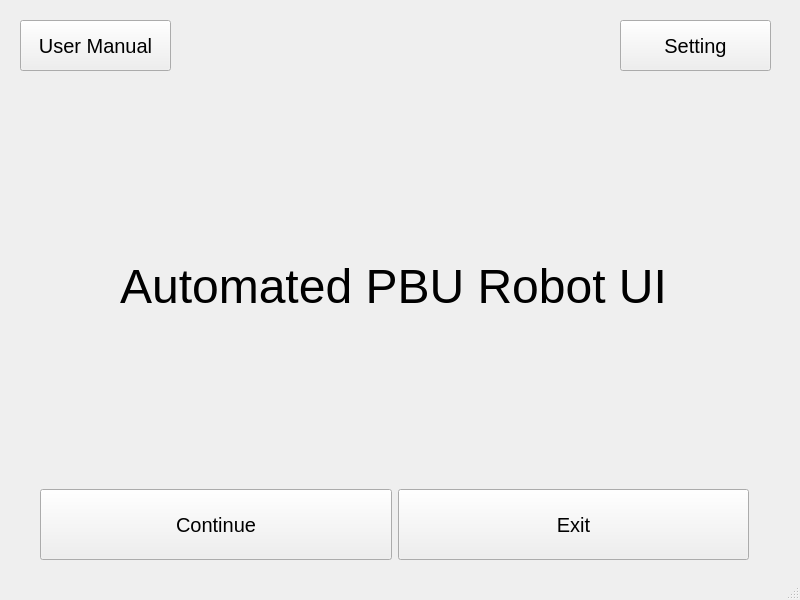
<?xml version="1.0" encoding="UTF-8"?>
<ui version="4.0">
 <class>MainWindow</class>
 <widget class="QMainWindow" name="MainWindow">
  <property name="geometry">
   <rect>
    <x>0</x>
    <y>0</y>
    <width>800</width>
    <height>600</height>
   </rect>
  </property>
  <property name="windowTitle">
   <string>mainframe</string>
  </property>
  <widget class="QWidget" name="centralwidget">
   <property name="sizePolicy">
    <sizepolicy hsizetype="Expanding" vsizetype="Expanding">
     <horstretch>1</horstretch>
     <verstretch>1</verstretch>
    </sizepolicy>
   </property>
   <widget class="QStackedWidget" name="stackedWidget_main">
    <property name="geometry">
     <rect>
      <x>0</x>
      <y>10</y>
      <width>800</width>
      <height>600</height>
     </rect>
    </property>
    <widget class="QWidget" name="mainconfiguration">
     <widget class="QPushButton" name="SettingButton">
      <property name="geometry">
       <rect>
        <x>620</x>
        <y>10</y>
        <width>151</width>
        <height>51</height>
       </rect>
      </property>
      <property name="sizePolicy">
       <sizepolicy hsizetype="Expanding" vsizetype="Expanding">
        <horstretch>0</horstretch>
        <verstretch>0</verstretch>
       </sizepolicy>
      </property>
      <property name="font">
       <font>
        <pointsize>15</pointsize>
       </font>
      </property>
      <property name="text">
       <string>Setting</string>
      </property>
     </widget>
     <widget class="QStackedWidget" name="stackedWidget">
      <property name="geometry">
       <rect>
        <x>0</x>
        <y>79</y>
        <width>800</width>
        <height>481</height>
       </rect>
      </property>
      <property name="sizePolicy">
       <sizepolicy hsizetype="Expanding" vsizetype="Expanding">
        <horstretch>1</horstretch>
        <verstretch>1</verstretch>
       </sizepolicy>
      </property>
      <property name="font">
       <font>
        <pointsize>11</pointsize>
       </font>
      </property>
      <property name="currentIndex">
       <number>0</number>
      </property>
      <widget class="QWidget" name="mainmenu">
       <property name="sizePolicy">
        <sizepolicy hsizetype="Expanding" vsizetype="Expanding">
         <horstretch>0</horstretch>
         <verstretch>0</verstretch>
        </sizepolicy>
       </property>
       <widget class="QLabel" name="QTitle">
        <property name="geometry">
         <rect>
          <x>40</x>
          <y>170</y>
          <width>707</width>
          <height>55</height>
         </rect>
        </property>
        <property name="text">
         <string>&lt;html&gt;&lt;head/&gt;&lt;body&gt;&lt;p&gt;&lt;span style=&quot; font-size:36pt;&quot;&gt;Automated PBU Robot UI&lt;/span&gt;&lt;/p&gt;&lt;/body&gt;&lt;/html&gt;</string>
        </property>
        <property name="scaledContents">
         <bool>false</bool>
        </property>
        <property name="alignment">
         <set>Qt::AlignCenter</set>
        </property>
       </widget>
       <widget class="QWidget" name="layoutWidget">
        <property name="geometry">
         <rect>
          <x>40</x>
          <y>400</y>
          <width>709</width>
          <height>71</height>
         </rect>
        </property>
        <layout class="QHBoxLayout" name="horizontalLayout">
         <item>
          <widget class="QPushButton" name="menuStartButton">
           <property name="sizePolicy">
            <sizepolicy hsizetype="Minimum" vsizetype="Expanding">
             <horstretch>0</horstretch>
             <verstretch>0</verstretch>
            </sizepolicy>
           </property>
           <property name="font">
            <font>
             <pointsize>15</pointsize>
            </font>
           </property>
           <property name="text">
            <string>Continue</string>
           </property>
           <property name="checkable">
            <bool>false</bool>
           </property>
          </widget>
         </item>
         <item>
          <widget class="QPushButton" name="menuCloseButton">
           <property name="sizePolicy">
            <sizepolicy hsizetype="Minimum" vsizetype="Expanding">
             <horstretch>0</horstretch>
             <verstretch>0</verstretch>
            </sizepolicy>
           </property>
           <property name="font">
            <font>
             <pointsize>15</pointsize>
            </font>
           </property>
           <property name="text">
            <string>Exit</string>
           </property>
           <property name="checkable">
            <bool>false</bool>
           </property>
          </widget>
         </item>
        </layout>
       </widget>
      </widget>
      <widget class="QWidget" name="page">
       <property name="sizePolicy">
        <sizepolicy hsizetype="Expanding" vsizetype="Expanding">
         <horstretch>0</horstretch>
         <verstretch>0</verstretch>
        </sizepolicy>
       </property>
       <widget class="QWidget" name="horizontalLayoutWidget">
        <property name="geometry">
         <rect>
          <x>0</x>
          <y>10</y>
          <width>791</width>
          <height>72</height>
         </rect>
        </property>
        <layout class="QHBoxLayout" name="horizontalLayout_18" stretch="2,1">
         <item>
          <widget class="QTextEdit" name="excelfilpathtext"/>
         </item>
         <item>
          <widget class="QPushButton" name="excelFilePathButton">
           <property name="sizePolicy">
            <sizepolicy hsizetype="Minimum" vsizetype="Expanding">
             <horstretch>0</horstretch>
             <verstretch>0</verstretch>
            </sizepolicy>
           </property>
           <property name="text">
            <string>Insert Excel File</string>
           </property>
          </widget>
         </item>
        </layout>
       </widget>
       <widget class="QWidget" name="horizontalLayoutWidgetPage2">
        <property name="geometry">
         <rect>
          <x>0</x>
          <y>90</y>
          <width>791</width>
          <height>381</height>
         </rect>
        </property>
        <layout class="QHBoxLayout" name="horizontalLayout_20" stretch="1,1">
         <item>
          <layout class="QVBoxLayout" name="verticalLayout_17" stretch="2,1">
           <item>
            <widget class="QListView" name="Selectivefilelistview">
             <property name="sizePolicy">
              <sizepolicy hsizetype="Expanding" vsizetype="MinimumExpanding">
               <horstretch>0</horstretch>
               <verstretch>0</verstretch>
              </sizepolicy>
             </property>
            </widget>
           </item>
           <item>
            <layout class="QHBoxLayout" name="horizontalLayout_8">
             <item>
              <widget class="QPushButton" name="FilePathButton">
               <property name="sizePolicy">
                <sizepolicy hsizetype="Minimum" vsizetype="Expanding">
                 <horstretch>0</horstretch>
                 <verstretch>0</verstretch>
                </sizepolicy>
               </property>
               <property name="text">
                <string>File_Path</string>
               </property>
              </widget>
             </item>
             <item>
              <widget class="QPushButton" name="BacktoMenuButton">
               <property name="sizePolicy">
                <sizepolicy hsizetype="Minimum" vsizetype="Expanding">
                 <horstretch>0</horstretch>
                 <verstretch>0</verstretch>
                </sizepolicy>
               </property>
               <property name="text">
                <string>Back To Menu</string>
               </property>
              </widget>
             </item>
             <item>
              <widget class="QPushButton" name="NextButton_Page_2">
               <property name="sizePolicy">
                <sizepolicy hsizetype="Minimum" vsizetype="Expanding">
                 <horstretch>0</horstretch>
                 <verstretch>0</verstretch>
                </sizepolicy>
               </property>
               <property name="text">
                <string>Next</string>
               </property>
              </widget>
             </item>
            </layout>
           </item>
          </layout>
         </item>
         <item>
          <layout class="QHBoxLayout" name="horizontalLayout_2" stretch="0">
           <item>
            <widget class="QFrame" name="pyvistaframe">
             <property name="sizePolicy">
              <sizepolicy hsizetype="Preferred" vsizetype="Preferred">
               <horstretch>0</horstretch>
               <verstretch>0</verstretch>
              </sizepolicy>
             </property>
             <property name="frameShape">
              <enum>QFrame::StyledPanel</enum>
             </property>
             <property name="frameShadow">
              <enum>QFrame::Raised</enum>
             </property>
            </widget>
           </item>
          </layout>
         </item>
        </layout>
       </widget>
      </widget>
      <widget class="QWidget" name="page_2">
       <property name="sizePolicy">
        <sizepolicy hsizetype="Expanding" vsizetype="Expanding">
         <horstretch>0</horstretch>
         <verstretch>0</verstretch>
        </sizepolicy>
       </property>
       <widget class="QLabel" name="Itemlabel">
        <property name="geometry">
         <rect>
          <x>10</x>
          <y>10</y>
          <width>781</width>
          <height>17</height>
         </rect>
        </property>
        <property name="sizePolicy">
         <sizepolicy hsizetype="Preferred" vsizetype="Preferred">
          <horstretch>0</horstretch>
          <verstretch>0</verstretch>
         </sizepolicy>
        </property>
        <property name="text">
         <string>Product :</string>
        </property>
       </widget>
       <widget class="QWidget" name="layoutWidgetpage3">
        <property name="geometry">
         <rect>
          <x>0</x>
          <y>30</y>
          <width>801</width>
          <height>451</height>
         </rect>
        </property>
        <layout class="QHBoxLayout" name="horizontalLayout_16" stretch="1,1">
         <item>
          <layout class="QVBoxLayout" name="verticalLayout_4" stretch="2,1">
           <item>
            <layout class="QVBoxLayout" name="verticalLayout_18" stretch="1,1,1">
             <item>
              <widget class="QPushButton" name="seq1Button">
               <property name="sizePolicy">
                <sizepolicy hsizetype="Minimum" vsizetype="MinimumExpanding">
                 <horstretch>0</horstretch>
                 <verstretch>0</verstretch>
                </sizepolicy>
               </property>
               <property name="font">
                <font>
                 <pointsize>30</pointsize>
                </font>
               </property>
               <property name="text">
                <string>Sequence 1</string>
               </property>
              </widget>
             </item>
             <item>
              <widget class="QPushButton" name="seq2Button">
               <property name="sizePolicy">
                <sizepolicy hsizetype="Minimum" vsizetype="MinimumExpanding">
                 <horstretch>0</horstretch>
                 <verstretch>0</verstretch>
                </sizepolicy>
               </property>
               <property name="font">
                <font>
                 <pointsize>30</pointsize>
                </font>
               </property>
               <property name="text">
                <string>Sequence 2</string>
               </property>
              </widget>
             </item>
             <item>
              <widget class="QPushButton" name="seq3Button">
               <property name="sizePolicy">
                <sizepolicy hsizetype="Minimum" vsizetype="MinimumExpanding">
                 <horstretch>0</horstretch>
                 <verstretch>0</verstretch>
                </sizepolicy>
               </property>
               <property name="font">
                <font>
                 <pointsize>30</pointsize>
                </font>
               </property>
               <property name="text">
                <string>Sequence 3</string>
               </property>
              </widget>
             </item>
            </layout>
           </item>
           <item>
            <layout class="QHBoxLayout" name="horizontalLayout_9">
             <item>
              <widget class="QPushButton" name="NextButton_Page_3">
               <property name="sizePolicy">
                <sizepolicy hsizetype="Minimum" vsizetype="Expanding">
                 <horstretch>0</horstretch>
                 <verstretch>0</verstretch>
                </sizepolicy>
               </property>
               <property name="text">
                <string>Next</string>
               </property>
              </widget>
             </item>
             <item>
              <widget class="QPushButton" name="BackButton_Page_2">
               <property name="sizePolicy">
                <sizepolicy hsizetype="Minimum" vsizetype="Expanding">
                 <horstretch>0</horstretch>
                 <verstretch>0</verstretch>
                </sizepolicy>
               </property>
               <property name="text">
                <string>Back</string>
               </property>
              </widget>
             </item>
            </layout>
           </item>
          </layout>
         </item>
         <item>
          <layout class="QHBoxLayout" name="horizontalLayout_4">
           <item>
            <widget class="QFrame" name="pyvistaframe_2">
             <property name="frameShape">
              <enum>QFrame::StyledPanel</enum>
             </property>
             <property name="frameShadow">
              <enum>QFrame::Raised</enum>
             </property>
            </widget>
           </item>
          </layout>
         </item>
        </layout>
       </widget>
      </widget>
      <widget class="QWidget" name="page_3">
       <property name="sizePolicy">
        <sizepolicy hsizetype="Expanding" vsizetype="Expanding">
         <horstretch>0</horstretch>
         <verstretch>0</verstretch>
        </sizepolicy>
       </property>
       <widget class="QWidget" name="horizontalLayoutWidgetpage4">
        <property name="geometry">
         <rect>
          <x>0</x>
          <y>280</y>
          <width>791</width>
          <height>201</height>
         </rect>
        </property>
        <layout class="QHBoxLayout" name="horizontalLayout_3" stretch="2,1,1">
         <item>
          <layout class="QHBoxLayout" name="horizontalLayout_17" stretch="0">
           <property name="sizeConstraint">
            <enum>QLayout::SetNoConstraint</enum>
           </property>
           <item>
            <layout class="QVBoxLayout" name="verticalLayout_6" stretch="2,1">
             <item>
              <layout class="QVBoxLayout" name="verticalLayout_21" stretch="1,1,0">
               <property name="sizeConstraint">
                <enum>QLayout::SetNoConstraint</enum>
               </property>
               <item>
                <widget class="QLabel" name="Stagelabel">
                 <property name="text">
                  <string>Stage</string>
                 </property>
                </widget>
               </item>
               <item>
                <widget class="QLabel" name="Itemlabel_2">
                 <property name="text">
                  <string>Product:</string>
                 </property>
                 <property name="wordWrap">
                  <bool>true</bool>
                 </property>
                </widget>
               </item>
               <item>
                <layout class="QHBoxLayout" name="horizontalLayout_19"/>
               </item>
              </layout>
             </item>
             <item>
              <layout class="QHBoxLayout" name="horizontalLayout_10" stretch="1,1">
               <item>
                <widget class="QPushButton" name="ConfirmButton">
                 <property name="sizePolicy">
                  <sizepolicy hsizetype="Minimum" vsizetype="Expanding">
                   <horstretch>0</horstretch>
                   <verstretch>0</verstretch>
                  </sizepolicy>
                 </property>
                 <property name="text">
                  <string>Confirm</string>
                 </property>
                </widget>
               </item>
               <item>
                <widget class="QPushButton" name="BackButton_2">
                 <property name="sizePolicy">
                  <sizepolicy hsizetype="Minimum" vsizetype="Expanding">
                   <horstretch>0</horstretch>
                   <verstretch>0</verstretch>
                  </sizepolicy>
                 </property>
                 <property name="text">
                  <string>Back</string>
                 </property>
                </widget>
               </item>
              </layout>
             </item>
            </layout>
           </item>
          </layout>
         </item>
         <item>
          <layout class="QVBoxLayout" name="verticalLayout_22" stretch="1,1,1">
           <item>
            <widget class="QLabel" name="label_2">
             <property name="text">
              <string>Click Mouse Display</string>
             </property>
            </widget>
           </item>
           <item>
            <layout class="QHBoxLayout" name="horizontalLayout_13" stretch="0,0">
             <item>
              <widget class="QLabel" name="titleXlabel">
               <property name="text">
                <string>Width:</string>
               </property>
              </widget>
             </item>
             <item>
              <widget class="QLabel" name="Xlabel">
               <property name="text">
                <string>800</string>
               </property>
              </widget>
             </item>
            </layout>
           </item>
           <item>
            <layout class="QHBoxLayout" name="horizontalLayout_14" stretch="0,0">
             <item>
              <widget class="QLabel" name="titleYlabel">
               <property name="text">
                <string>Height:</string>
               </property>
              </widget>
             </item>
             <item>
              <widget class="QLabel" name="Ylabel">
               <property name="text">
                <string>800</string>
               </property>
              </widget>
             </item>
            </layout>
           </item>
          </layout>
         </item>
         <item>
          <layout class="QVBoxLayout" name="verticalLayout_20" stretch="1,1,1,1">
           <item>
            <widget class="QLabel" name="displaybeforelabel">
             <property name="text">
              <string>Camera Display</string>
             </property>
            </widget>
           </item>
           <item>
            <layout class="QHBoxLayout" name="horizontalLayout_5" stretch="0,0">
             <item>
              <widget class="QLabel" name="titleXlabel_2">
               <property name="text">
                <string>Width:</string>
               </property>
               <property name="wordWrap">
                <bool>true</bool>
               </property>
              </widget>
             </item>
             <item>
              <widget class="QLabel" name="Xlabel_2">
               <property name="text">
                <string>800</string>
               </property>
               <property name="wordWrap">
                <bool>true</bool>
               </property>
              </widget>
             </item>
            </layout>
           </item>
           <item>
            <layout class="QHBoxLayout" name="horizontalLayout_6" stretch="0,0">
             <item>
              <widget class="QLabel" name="titleYlabel_2">
               <property name="text">
                <string>Height:</string>
               </property>
               <property name="wordWrap">
                <bool>true</bool>
               </property>
              </widget>
             </item>
             <item>
              <widget class="QLabel" name="Ylabel_2">
               <property name="text">
                <string>800</string>
               </property>
               <property name="wordWrap">
                <bool>true</bool>
               </property>
              </widget>
             </item>
            </layout>
           </item>
           <item>
            <layout class="QHBoxLayout" name="horizontalLayout_7" stretch="0,0">
             <item>
              <widget class="QLabel" name="titleZlabel">
               <property name="text">
                <string>Length:</string>
               </property>
               <property name="wordWrap">
                <bool>true</bool>
               </property>
              </widget>
             </item>
             <item>
              <widget class="QLabel" name="Zlabel">
               <property name="text">
                <string>800</string>
               </property>
               <property name="wordWrap">
                <bool>true</bool>
               </property>
              </widget>
             </item>
            </layout>
           </item>
          </layout>
         </item>
        </layout>
       </widget>
       <widget class="QWidget" name="layoutWidgetpage4">
        <property name="geometry">
         <rect>
          <x>10</x>
          <y>20</y>
          <width>781</width>
          <height>251</height>
         </rect>
        </property>
        <layout class="QHBoxLayout" name="horizontalLayout_15" stretch="2,1">
         <item>
          <layout class="QVBoxLayout" name="verticalLayout">
           <item>
            <widget class="QFrame" name="vtkframe">
             <property name="sizePolicy">
              <sizepolicy hsizetype="MinimumExpanding" vsizetype="MinimumExpanding">
               <horstretch>5</horstretch>
               <verstretch>0</verstretch>
              </sizepolicy>
             </property>
             <property name="frameShape">
              <enum>QFrame::StyledPanel</enum>
             </property>
             <property name="frameShadow">
              <enum>QFrame::Raised</enum>
             </property>
            </widget>
           </item>
          </layout>
         </item>
         <item>
          <widget class="QPushButton" name="LocalizationButton">
           <property name="sizePolicy">
            <sizepolicy hsizetype="Expanding" vsizetype="Expanding">
             <horstretch>0</horstretch>
             <verstretch>0</verstretch>
            </sizepolicy>
           </property>
           <property name="text">
            <string>Localization</string>
           </property>
          </widget>
         </item>
        </layout>
       </widget>
      </widget>
      <widget class="QWidget" name="page_4">
       <property name="sizePolicy">
        <sizepolicy hsizetype="Preferred" vsizetype="Preferred">
         <horstretch>1</horstretch>
         <verstretch>1</verstretch>
        </sizepolicy>
       </property>
       <widget class="QWidget" name="layoutWidgetpage5">
        <property name="geometry">
         <rect>
          <x>0</x>
          <y>10</y>
          <width>791</width>
          <height>471</height>
         </rect>
        </property>
        <layout class="QVBoxLayout" name="verticalLayout_23" stretch="1,1">
         <item>
          <widget class="QPushButton" name="MarkingButton">
           <property name="sizePolicy">
            <sizepolicy hsizetype="Minimum" vsizetype="MinimumExpanding">
             <horstretch>0</horstretch>
             <verstretch>0</verstretch>
            </sizepolicy>
           </property>
           <property name="font">
            <font>
             <pointsize>40</pointsize>
            </font>
           </property>
           <property name="text">
            <string>Back to Marking</string>
           </property>
          </widget>
         </item>
         <item>
          <layout class="QVBoxLayout" name="verticalLayout_24" stretch="1,1">
           <item>
            <layout class="QHBoxLayout" name="horizontalLayout_11" stretch="1">
             <item>
              <widget class="QPushButton" name="HomeButton">
               <property name="sizePolicy">
                <sizepolicy hsizetype="Minimum" vsizetype="MinimumExpanding">
                 <horstretch>0</horstretch>
                 <verstretch>0</verstretch>
                </sizepolicy>
               </property>
               <property name="font">
                <font>
                 <pointsize>40</pointsize>
                </font>
               </property>
               <property name="text">
                <string>Home</string>
               </property>
              </widget>
             </item>
            </layout>
           </item>
           <item>
            <layout class="QHBoxLayout" name="horizontalLayout_12" stretch="1,1">
             <item>
              <widget class="QPushButton" name="CloseButton">
               <property name="sizePolicy">
                <sizepolicy hsizetype="Minimum" vsizetype="MinimumExpanding">
                 <horstretch>0</horstretch>
                 <verstretch>0</verstretch>
                </sizepolicy>
               </property>
               <property name="font">
                <font>
                 <pointsize>40</pointsize>
                </font>
               </property>
               <property name="text">
                <string>Abort/Close</string>
               </property>
              </widget>
             </item>
             <item>
              <widget class="QPushButton" name="ConfirmAckButton">
               <property name="sizePolicy">
                <sizepolicy hsizetype="Minimum" vsizetype="MinimumExpanding">
                 <horstretch>0</horstretch>
                 <verstretch>0</verstretch>
                </sizepolicy>
               </property>
               <property name="font">
                <font>
                 <pointsize>40</pointsize>
                </font>
               </property>
               <property name="text">
                <string>Acknowledge</string>
               </property>
              </widget>
             </item>
            </layout>
           </item>
          </layout>
         </item>
        </layout>
       </widget>
      </widget>
     </widget>
     <widget class="QPushButton" name="usermanualButton">
      <property name="geometry">
       <rect>
        <x>20</x>
        <y>10</y>
        <width>151</width>
        <height>51</height>
       </rect>
      </property>
      <property name="sizePolicy">
       <sizepolicy hsizetype="Expanding" vsizetype="Expanding">
        <horstretch>0</horstretch>
        <verstretch>0</verstretch>
       </sizepolicy>
      </property>
      <property name="font">
       <font>
        <pointsize>15</pointsize>
       </font>
      </property>
      <property name="text">
       <string>User Manual</string>
      </property>
     </widget>
    </widget>
    <widget class="QWidget" name="settingpage"/>
    <widget class="QWidget" name="usermanualpage"/>
   </widget>
  </widget>
  <widget class="QStatusBar" name="statusbar"/>
 </widget>
 <resources/>
 <connections/>
</ui>
